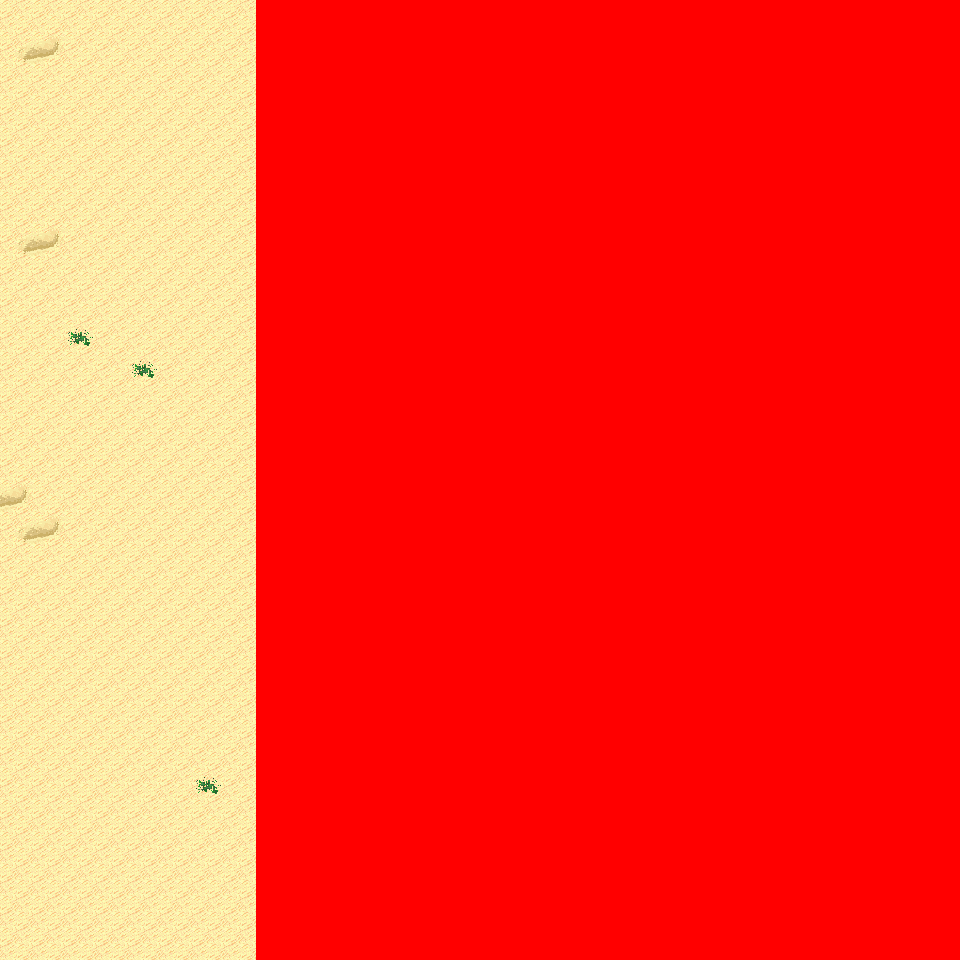

The image is a tile-based game level rendered from a .tmx file. Its description and source (layers, tilesets, objects; grid data summarised) follow:
An orthogonal 30x30 tile map with 32x32 px tiles, 6 tile layers (Ground, Object, Object2, Above, ...), 6 tilesets and 3 objects (3x mapchange).

<map version="1.0" orientation="orthogonal" renderorder="right-down" width="30" height="30" tilewidth="32" tileheight="32" nextobjectid="4">
  <tileset firstgid="1" name="tileset_logic_collision" tilewidth="32" tileheight="32" tilecount="1" columns="1">
    <image source="../drawable/tileset_logic_collision.png" width="32" height="32" />
  </tileset>
  <tileset firstgid="2" name="tileset_terrain_desert" tilewidth="32" tileheight="32" tilecount="88" columns="8">
    <image source="../drawable/tileset_terrain_desert.png" width="256" height="352" />
  </tileset>
  <tileset firstgid="90" name="tileset_ground_sand_2" tilewidth="32" tileheight="32" tilecount="15" columns="5">
    <image source="../drawable/tileset_ground_sand_2.png" width="160" height="96" />
  </tileset>
  <tileset firstgid="105" name="tileset_plant_cactus_2" tilewidth="32" tileheight="32" tilecount="10" columns="5">
    <image source="../drawable/tileset_plant_cactus_2.png" width="160" height="64" />
  </tileset>
  <tileset firstgid="115" name="tileset_plant_round_cactuses" tilewidth="32" tileheight="32" tilecount="20" columns="10">
    <image source="../drawable/tileset_plant_round_cactuses.png" width="320" height="64" />
  </tileset>
  <tileset firstgid="135" name="tileset_plant_cactus" tilewidth="32" tileheight="32" tilecount="2" columns="1">
    <image source="../drawable/tileset_plant_cactus.png" width="32" height="64" />
  </tileset>
  <layer name="Ground" width="30" height="30">
    <data>[900 cells, 900 non-empty, 5 distinct tile ids]</data>
  </layer>
  <layer name="Object" width="30" height="30">
    <data>[900 cells, 52 non-empty, 13 distinct tile ids]</data>
  </layer>
  <layer name="Object2" width="30" height="30">
    <data>[900 cells, 0 non-empty, 0 distinct tile ids]</data>
  </layer>
  <layer name="Above" width="30" height="30">
    <data>[900 cells, 28 non-empty, 5 distinct tile ids]</data>
  </layer>
  <layer name="Above2" width="30" height="30">
    <data>[900 cells, 0 non-empty, 0 distinct tile ids]</data>
  </layer>
  <layer name="Walkable" width="30" height="30">
    <data>[900 cells, 660 non-empty, 1 distinct tile ids]</data>
  </layer>
  <objectgroup name="MapEvents">
    <object id="1" name="north" type="mapchange" x="0" y="0" width="256" height="32">
      <properties>
        <property name="map" value="0_ados_mountain_n2_w2_x3_y1" />
        <property name="place" value="south" />
      </properties>
    </object>
    <object id="2" name="south" type="mapchange" x="0" y="928" width="256" height="32">
      <properties>
        <property name="map" value="0_ados_mountain_n2_w2_x3_y3" />
        <property name="place" value="north" />
      </properties>
    </object>
    <object id="3" name="west" type="mapchange" x="0" y="0" width="32" height="960">
      <properties>
        <property name="map" value="0_ados_mountain_n2_w2_x2_y2" />
        <property name="place" value="east" />
      </properties>
    </object>
  </objectgroup>
</map>
